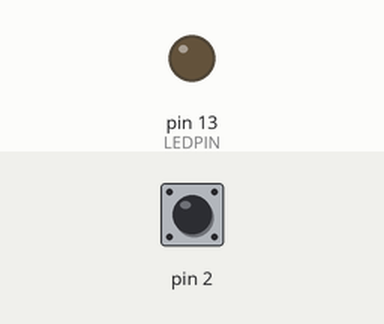
The sketch below on a simulated Arduino Uno, built with avr-gcc and run on an emulated ATmega328P. Shown: output pins drawn as LEDs (lit = HIGH). Inputs (shaded band) come from the test bench; at power-on: pin 2 HIGH.

Above: at 1.2 s.
1.3 s: pin 2 pulled LOW for 0.15 s
At 1.37 s:
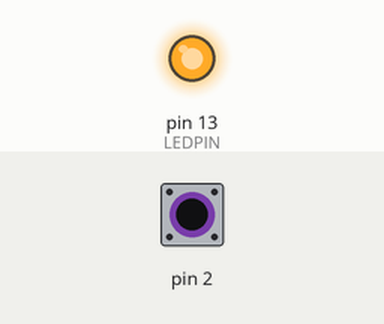
2.9 s: pin 2 pulled LOW for 3.2 s
At 6.6 s:
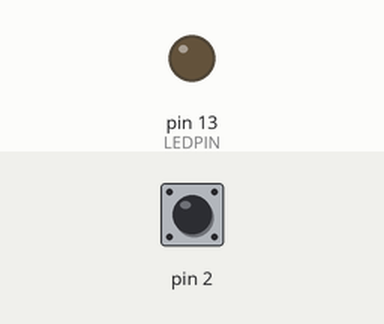
Timing chart, 0 to 8.1 s (numbered marks = the images above; inputs shaded):
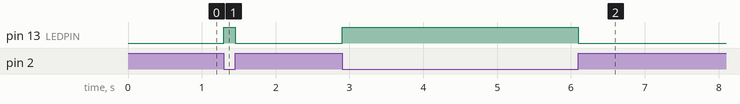

The sketch:

Listing_13_2_SimpleInterrupt.ino
```cpp
/* Listing 13-2. A Simple Interrupt Program  */
#include <avr/interrupt.h>

#define LEDPIN  13

volatile int state = LOW;

void setup() {

  DDRB = DDRB | B00100000;  // Set pin 6 of Port B to output, but...
                            // PORTB6 is digital pin 13
  PORTD |= (1 << PORTD2);   // turn On pin 2 of PORTD

  EICRA |= (1 << ISC00);    // set INT0 to trigger on ANY logic change
  EIMSK |= (1 << INT0);     // Turns on INT0

  sei();                    // turn on interrupts
}

void loop() {
  unsigned long i;
  unsigned long sum = 0;

  for (i = 0; i < 4000000; i++)  // Do this just to have
    sum++;                       // something to interrupt!
}

ISR(INT0_vect)
{
  state = !state;               // Flip its state
  digitalWrite(LEDPIN, state);  // interrupt code here
}
```

Measured:
- after the input at 1.3 s, pin 13 (LEDPIN): LOW → HIGH at once, → LOW 0.15 s later
- after the input at 2.9 s, pin 13 (LEDPIN): LOW → HIGH at once, → LOW 3.2 s later
